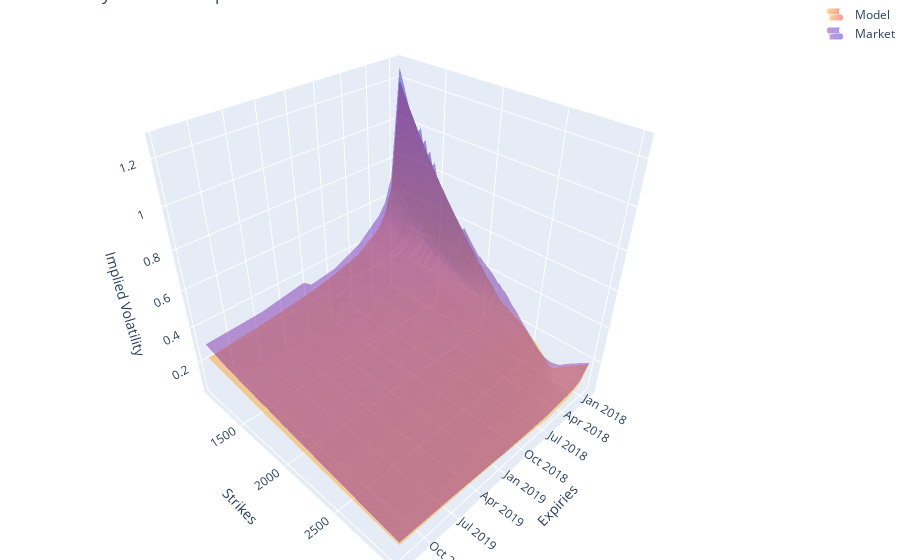
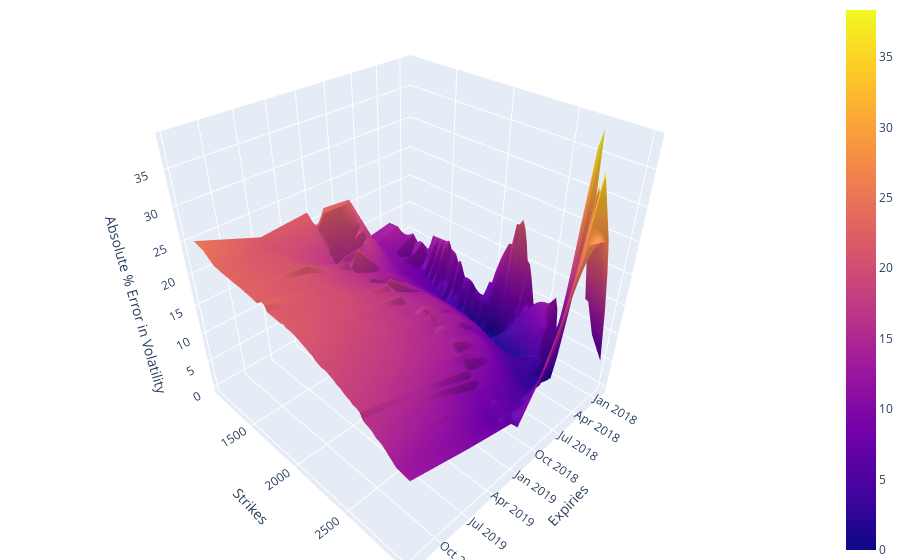
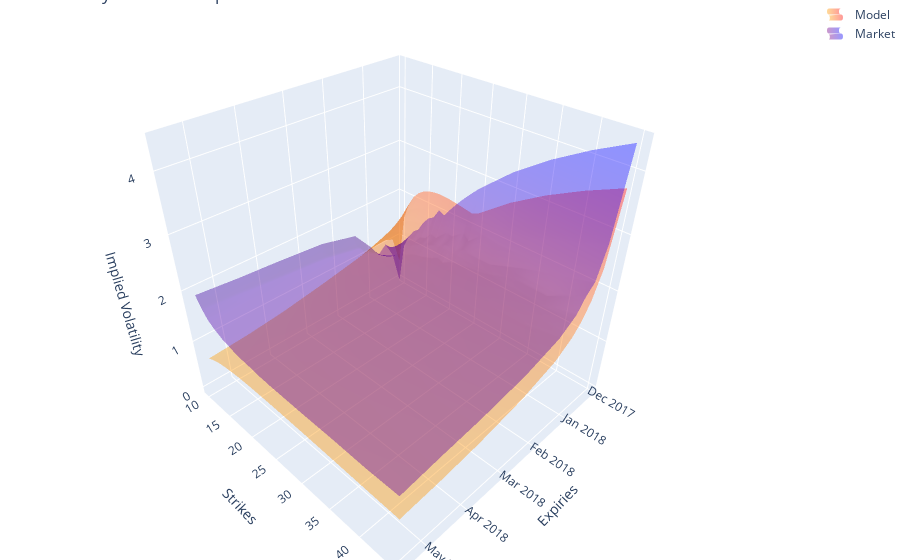
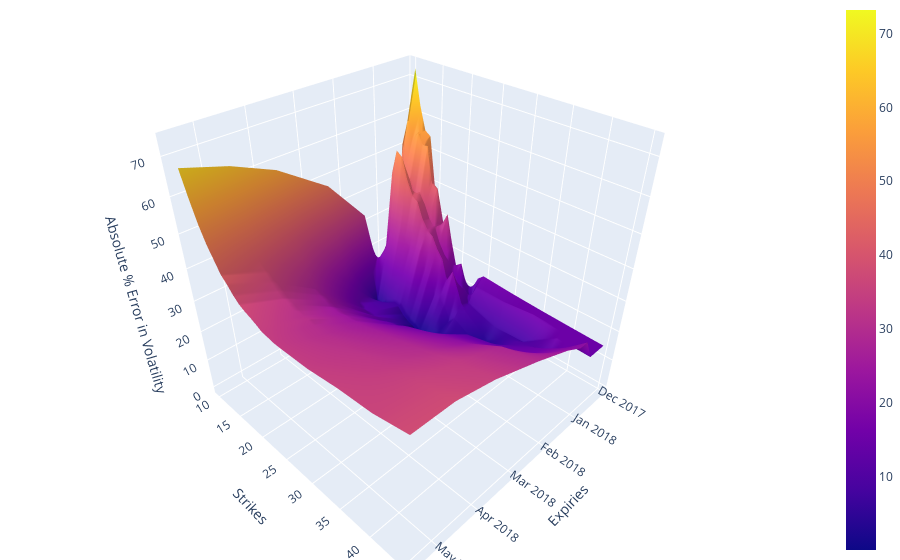

Notebook code for these charts, in order:
### Code cell
from stochastic_volatility_models.visualisations.volatility_surface import plot_volatility_surface_comparison, plot_volatility_surface_error_comparison

nbe = Notebook(
	time=time,
	model=None,
)

config = {
	"toImageButtonOptions": {
		"format": "svg",  # one of png, svg, jpeg, webp
		"filename": "custom_image",
		# 'height': 800,
		# 'width': 1000,
		"scale": 1,  # Multiply title/legend/axis/canvas sizes by this factor
	}
}

model = nb.plot_surfaces(volatility=False)
empirical = nbe.plot_surfaces(volatility=False)
plot_volatility_surface_comparison(model, empirical, 0.4).show(config=config)
plot_volatility_surface_error_comparison(model, empirical, 1).show(config=config)
model = nb.plot_surfaces(volatility=True, call=True, price=False)
empirical = nbe.plot_surfaces(volatility=True, call=True, price=False)
plot_volatility_surface_comparison(model, empirical, 0.4).show(config=config)
plot_volatility_surface_error_comparison(model, empirical, 1).show(config=config)

### Figure 1 — Plotly figure (JSON) as saved in the notebook; plotly's stock layout.template omitted (floating-point values rounded to 4 significant figures; data arrays with more than 128 entries replaced by an {"elided": "..."} marker saying what was removed)
{"data": [{"colorscale": [[0, "orange"], [1, "red"]], "name": "Model", "opacity": 0.4, "showlegend": true, "showscale": false, "type": "surface", "x": ["2017-12-15", "2018-01-19", "2018-02-16", "2018-03-16", "2018-06-15", "2018-09-21", "2018-12-21", "2019-01-18", "2019-06-21", "2019-12-20"], "y": [1100, 1200, 1300, 1325, 1350, 1375, 1400, 1425, 1450, 1475, 1500, 1525, 1550, 1575, 1600, 1625, 1650, 1675, 1700, 1725, 1750, 1775, 1800, 1825, 1850, 1875, 1900, 1925, 1950, 1975, 2000, 2025, 2050, 2075, 2100, 2125, 2150, 2175, 2200, 2225, 2250, 2275, 2300, 2325, 2350, 2375, 2400, 2425, 2450, 2475, 2500, 2525, 2550, 2575, 2600, 2625, 2650, 2675, 2700, 2725, 2750, 2775, 2800, 2825, 2900, 3000], "z": {"elided": "66x10 float values"}}, {"colorscale": [[0, "purple"], [1, "blue"]], "name": "Market", "opacity": 0.4, "showlegend": true, "showscale": false, "type": "surface", "x": ["2017-12-15", "2018-01-19", "2018-02-16", "2018-03-16", "2018-06-15", "2018-09-21", "2018-12-21", "2019-01-18", "2019-06-21", "2019-12-20"], "y": [1100, 1200, 1300, 1325, 1350, 1375, 1400, 1425, 1450, 1475, 1500, 1525, 1550, 1575, 1600, 1625, 1650, 1675, 1700, 1725, 1750, 1775, 1800, 1825, 1850, 1875, 1900, 1925, 1950, 1975, 2000, 2025, 2050, 2075, 2100, 2125, 2150, 2175, 2200, 2225, 2250, 2275, 2300, 2325, 2350, 2375, 2400, 2425, 2450, 2475, 2500, 2525, 2550, 2575, 2600, 2625, 2650, 2675, 2700, 2725, 2750, 2775, 2800, 2825, 2900, 3000], "z": {"elided": "66x10 float values"}}], "layout": {"coloraxis": {"showscale": false}, "margin": {"b": 0, "l": 0, "r": 0, "t": 0}, "scene": {"aspectmode": "cube", "xaxis": {"title": {"text": "Expiries"}}, "yaxis": {"title": {"text": "Strikes"}}, "zaxis": {"title": {"text": "Implied Volatility"}}}, "title": {"text": "Volatility Surface Comparison"}}}

### Figure 2 — Plotly figure (JSON) as saved in the notebook; plotly's stock layout.template omitted (floating-point values rounded to 4 significant figures; data arrays with more than 128 entries replaced by an {"elided": "..."} marker saying what was removed)
{"data": [{"name": "Percentage Error in Model Implied Volatility surface", "opacity": 1, "type": "surface", "x": ["2017-12-15", "2018-01-19", "2018-02-16", "2018-03-16", "2018-06-15", "2018-09-21", "2018-12-21", "2019-01-18", "2019-06-21", "2019-12-20"], "y": [1100, 1200, 1300, 1325, 1350, 1375, 1400, 1425, 1450, 1475, 1500, 1525, 1550, 1575, 1600, 1625, 1650, 1675, 1700, 1725, 1750, 1775, 1800, 1825, 1850, 1875, 1900, 1925, 1950, 1975, 2000, 2025, 2050, 2075, 2100, 2125, 2150, 2175, 2200, 2225, 2250, 2275, 2300, 2325, 2350, 2375, 2400, 2425, 2450, 2475, 2500, 2525, 2550, 2575, 2600, 2625, 2650, 2675, 2700, 2725, 2750, 2775, 2800, 2825, 2900, 3000], "z": {"elided": "66x10 float values"}}], "layout": {"margin": {"b": 0, "l": 0, "r": 0, "t": 0}, "scene": {"aspectmode": "cube", "xaxis": {"title": {"text": "Expiries"}}, "yaxis": {"title": {"text": "Strikes"}}, "zaxis": {"title": {"text": "Absolute % Error in Volatility"}}}}}

### Figure 3 — Plotly figure (JSON) as saved in the notebook; plotly's stock layout.template omitted (floating-point values rounded to 4 significant figures; data arrays with more than 128 entries replaced by an {"elided": "..."} marker saying what was removed)
{"data": [{"colorscale": [[0, "orange"], [1, "red"]], "name": "Model", "opacity": 0.4, "showlegend": true, "showscale": false, "type": "surface", "x": ["2017-12-06", "2017-12-13", "2017-12-20", "2017-12-27", "2018-01-03", "2018-01-17", "2018-02-14", "2018-03-21", "2018-04-18", "2018-05-16"], "y": [10, 11, 12, 13, 14, 15, 16, 17, 18, 19, 20, 21, 22, 23, 24, 25, 30, 35, 40, 45], "z": {"elided": "20x10 float values"}}, {"colorscale": [[0, "purple"], [1, "blue"]], "name": "Market", "opacity": 0.4, "showlegend": true, "showscale": false, "type": "surface", "x": ["2017-12-06", "2017-12-13", "2017-12-20", "2017-12-27", "2018-01-03", "2018-01-17", "2018-02-14", "2018-03-21", "2018-04-18", "2018-05-16"], "y": [10, 11, 12, 13, 14, 15, 16, 17, 18, 19, 20, 21, 22, 23, 24, 25, 30, 35, 40, 45], "z": {"elided": "20x10 float values"}}], "layout": {"coloraxis": {"showscale": false}, "margin": {"b": 0, "l": 0, "r": 0, "t": 0}, "scene": {"aspectmode": "cube", "xaxis": {"title": {"text": "Expiries"}}, "yaxis": {"title": {"text": "Strikes"}}, "zaxis": {"title": {"text": "Implied Volatility"}}}, "title": {"text": "Volatility Surface Comparison"}}}

### Figure 4 — Plotly figure (JSON) as saved in the notebook; plotly's stock layout.template omitted (floating-point values rounded to 4 significant figures; data arrays with more than 128 entries replaced by an {"elided": "..."} marker saying what was removed)
{"data": [{"name": "Percentage Error in Model Implied Volatility surface", "opacity": 1, "type": "surface", "x": ["2017-12-06", "2017-12-13", "2017-12-20", "2017-12-27", "2018-01-03", "2018-01-17", "2018-02-14", "2018-03-21", "2018-04-18", "2018-05-16"], "y": [10, 11, 12, 13, 14, 15, 16, 17, 18, 19, 20, 21, 22, 23, 24, 25, 30, 35, 40, 45], "z": {"elided": "20x10 float values"}}], "layout": {"margin": {"b": 0, "l": 0, "r": 0, "t": 0}, "scene": {"aspectmode": "cube", "xaxis": {"title": {"text": "Expiries"}}, "yaxis": {"title": {"text": "Strikes"}}, "zaxis": {"title": {"text": "Absolute % Error in Volatility"}}}}}
